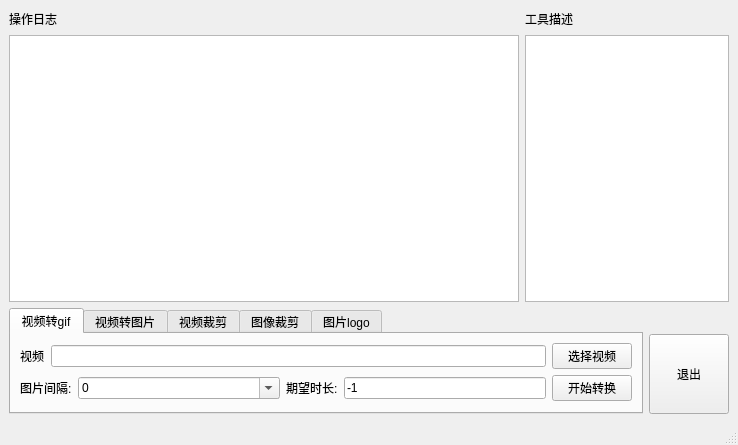
<?xml version="1.0" encoding="UTF-8"?>
<ui version="4.0">
 <class>MainWindow</class>
 <widget class="QMainWindow" name="MainWindow">
  <property name="geometry">
   <rect>
    <x>0</x>
    <y>0</y>
    <width>738</width>
    <height>445</height>
   </rect>
  </property>
  <property name="windowTitle">
   <string>MainWindow</string>
  </property>
  <widget class="QWidget" name="centralwidget">
   <layout class="QVBoxLayout" name="verticalLayout_5" stretch="3,1">
    <item>
     <layout class="QHBoxLayout" name="horizontalLayout_4" stretch="5,2">
      <item>
       <layout class="QVBoxLayout" name="verticalLayout">
        <item>
         <layout class="QHBoxLayout" name="horizontalLayout_2">
          <item>
           <widget class="QLabel" name="label_2">
            <property name="text">
             <string>操作日志</string>
            </property>
           </widget>
          </item>
          <item>
           <spacer name="horizontalSpacer">
            <property name="orientation">
             <enum>Qt::Horizontal</enum>
            </property>
            <property name="sizeHint" stdset="0">
             <size>
              <width>40</width>
              <height>20</height>
             </size>
            </property>
           </spacer>
          </item>
         </layout>
        </item>
        <item>
         <widget class="QListView" name="listView_log">
          <property name="editTriggers">
           <set>QAbstractItemView::NoEditTriggers</set>
          </property>
         </widget>
        </item>
       </layout>
      </item>
      <item>
       <layout class="QVBoxLayout" name="verticalLayout_2">
        <item>
         <layout class="QHBoxLayout" name="horizontalLayout_3">
          <item>
           <widget class="QLabel" name="label_3">
            <property name="text">
             <string>工具描述</string>
            </property>
           </widget>
          </item>
          <item>
           <spacer name="horizontalSpacer_2">
            <property name="orientation">
             <enum>Qt::Horizontal</enum>
            </property>
            <property name="sizeHint" stdset="0">
             <size>
              <width>40</width>
              <height>20</height>
             </size>
            </property>
           </spacer>
          </item>
         </layout>
        </item>
        <item>
         <widget class="QPlainTextEdit" name="plainTextEdit_toolDescription"/>
        </item>
       </layout>
      </item>
     </layout>
    </item>
    <item>
     <layout class="QHBoxLayout" name="horizontalLayout_6">
      <item>
       <widget class="QTabWidget" name="tabWidget">
        <property name="currentIndex">
         <number>0</number>
        </property>
        <widget class="QWidget" name="tab_video2gif">
         <attribute name="title">
          <string>视频转gif</string>
         </attribute>
         <layout class="QVBoxLayout" name="verticalLayout_4">
          <item>
           <layout class="QHBoxLayout" name="horizontalLayout" stretch="1,20,1">
            <item>
             <widget class="QLabel" name="label">
              <property name="text">
               <string>视频</string>
              </property>
             </widget>
            </item>
            <item>
             <widget class="QLineEdit" name="lineEdit_video2gif_video"/>
            </item>
            <item>
             <widget class="QPushButton" name="pushButton_video2gif_select">
              <property name="text">
               <string>选择视频</string>
              </property>
             </widget>
            </item>
           </layout>
          </item>
          <item>
           <layout class="QHBoxLayout" name="horizontalLayout_5" stretch="1,5,1,5,1">
            <item>
             <widget class="QLabel" name="label_4">
              <property name="text">
               <string>图片间隔:</string>
              </property>
             </widget>
            </item>
            <item>
             <widget class="QComboBox" name="comboBox_video2gif_interval">
              <property name="editable">
               <bool>true</bool>
              </property>
              <item>
               <property name="text">
                <string>0</string>
               </property>
              </item>
              <item>
               <property name="text">
                <string>1</string>
               </property>
              </item>
              <item>
               <property name="text">
                <string>2</string>
               </property>
              </item>
              <item>
               <property name="text">
                <string>3</string>
               </property>
              </item>
              <item>
               <property name="text">
                <string>4</string>
               </property>
              </item>
              <item>
               <property name="text">
                <string>5</string>
               </property>
              </item>
              <item>
               <property name="text">
                <string>6</string>
               </property>
              </item>
              <item>
               <property name="text">
                <string>7</string>
               </property>
              </item>
              <item>
               <property name="text">
                <string>8</string>
               </property>
              </item>
              <item>
               <property name="text">
                <string>9</string>
               </property>
              </item>
              <item>
               <property name="text">
                <string>10</string>
               </property>
              </item>
              <item>
               <property name="text">
                <string>11</string>
               </property>
              </item>
              <item>
               <property name="text">
                <string>12</string>
               </property>
              </item>
              <item>
               <property name="text">
                <string>13</string>
               </property>
              </item>
              <item>
               <property name="text">
                <string>14</string>
               </property>
              </item>
              <item>
               <property name="text">
                <string>15</string>
               </property>
              </item>
              <item>
               <property name="text">
                <string>16</string>
               </property>
              </item>
              <item>
               <property name="text">
                <string>17</string>
               </property>
              </item>
              <item>
               <property name="text">
                <string>18</string>
               </property>
              </item>
              <item>
               <property name="text">
                <string>19</string>
               </property>
              </item>
              <item>
               <property name="text">
                <string>20</string>
               </property>
              </item>
              <item>
               <property name="text">
                <string>20</string>
               </property>
              </item>
              <item>
               <property name="text">
                <string>21</string>
               </property>
              </item>
              <item>
               <property name="text">
                <string>22</string>
               </property>
              </item>
             </widget>
            </item>
            <item>
             <widget class="QLabel" name="label_5">
              <property name="text">
               <string>期望时长:</string>
              </property>
             </widget>
            </item>
            <item>
             <widget class="QLineEdit" name="lineEdit_video2gif_expectTime">
              <property name="text">
               <string>-1</string>
              </property>
             </widget>
            </item>
            <item>
             <widget class="QPushButton" name="pushButton_video2gif_start">
              <property name="text">
               <string>开始转换</string>
              </property>
              <property name="checkable">
               <bool>false</bool>
              </property>
             </widget>
            </item>
           </layout>
          </item>
         </layout>
        </widget>
        <widget class="QWidget" name="tab_video2images">
         <attribute name="title">
          <string>视频转图片</string>
         </attribute>
         <layout class="QVBoxLayout" name="verticalLayout_6">
          <item>
           <layout class="QHBoxLayout" name="horizontalLayout_7">
            <item>
             <widget class="QLabel" name="label_6">
              <property name="text">
               <string>视频</string>
              </property>
             </widget>
            </item>
            <item>
             <widget class="QLineEdit" name="lineEdit_video2images_video"/>
            </item>
            <item>
             <widget class="QPushButton" name="pushButton_video2images_select">
              <property name="text">
               <string>选择视频</string>
              </property>
             </widget>
            </item>
           </layout>
          </item>
          <item>
           <layout class="QHBoxLayout" name="horizontalLayout_8">
            <item>
             <spacer name="horizontalSpacer_3">
              <property name="orientation">
               <enum>Qt::Horizontal</enum>
              </property>
              <property name="sizeHint" stdset="0">
               <size>
                <width>40</width>
                <height>20</height>
               </size>
              </property>
             </spacer>
            </item>
            <item>
             <widget class="QPushButton" name="pushButton_video2images_start">
              <property name="text">
               <string>开始转换</string>
              </property>
              <property name="checkable">
               <bool>false</bool>
              </property>
             </widget>
            </item>
           </layout>
          </item>
         </layout>
        </widget>
        <widget class="QWidget" name="tab_videoCutter">
         <attribute name="title">
          <string>视频裁剪</string>
         </attribute>
        </widget>
        <widget class="QWidget" name="tab_imageCutter">
         <attribute name="title">
          <string>图像裁剪</string>
         </attribute>
        </widget>
        <widget class="QWidget" name="tab_imageAddMask">
         <attribute name="title">
          <string>图片logo</string>
         </attribute>
         <widget class="QPushButton" name="pushButton_test">
          <property name="geometry">
           <rect>
            <x>300</x>
            <y>20</y>
            <width>89</width>
            <height>25</height>
           </rect>
          </property>
          <property name="text">
           <string>test</string>
          </property>
         </widget>
         <widget class="QPushButton" name="pushButton_stop">
          <property name="geometry">
           <rect>
            <x>440</x>
            <y>20</y>
            <width>89</width>
            <height>25</height>
           </rect>
          </property>
          <property name="text">
           <string>stop</string>
          </property>
         </widget>
        </widget>
       </widget>
      </item>
      <item>
       <layout class="QVBoxLayout" name="verticalLayout_3">
        <item>
         <spacer name="verticalSpacer">
          <property name="orientation">
           <enum>Qt::Vertical</enum>
          </property>
          <property name="sizeHint" stdset="0">
           <size>
            <width>20</width>
            <height>40</height>
           </size>
          </property>
         </spacer>
        </item>
        <item>
         <widget class="QPushButton" name="pushButton_forceQuit">
          <property name="minimumSize">
           <size>
            <width>80</width>
            <height>80</height>
           </size>
          </property>
          <property name="maximumSize">
           <size>
            <width>16777215</width>
            <height>16777215</height>
           </size>
          </property>
          <property name="text">
           <string>退出</string>
          </property>
         </widget>
        </item>
       </layout>
      </item>
     </layout>
    </item>
   </layout>
  </widget>
  <widget class="QMenuBar" name="menubar">
   <property name="geometry">
    <rect>
     <x>0</x>
     <y>0</y>
     <width>738</width>
     <height>19</height>
    </rect>
   </property>
  </widget>
  <widget class="QStatusBar" name="statusbar"/>
 </widget>
 <resources/>
 <connections/>
</ui>
